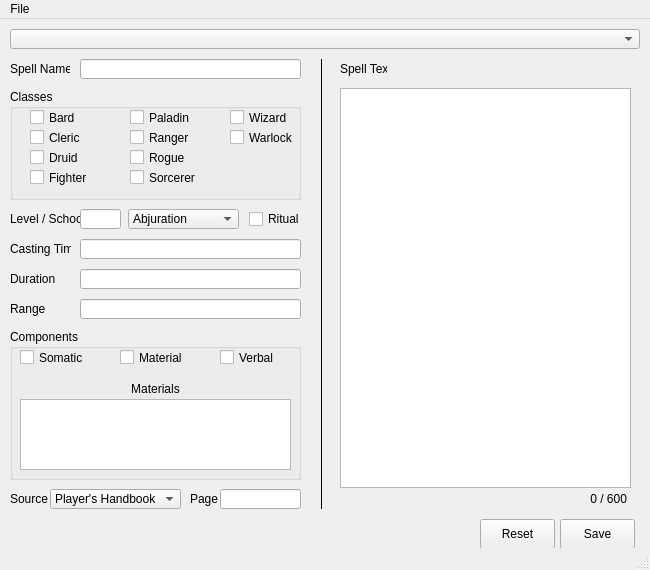
<?xml version="1.0" encoding="UTF-8"?>
<ui version="4.0">
 <class>MainWindow</class>
 <widget class="QMainWindow" name="MainWindow">
  <property name="geometry">
   <rect>
    <x>0</x>
    <y>0</y>
    <width>650</width>
    <height>570</height>
   </rect>
  </property>
  <property name="windowTitle">
   <string>D&amp;D Spell Card Editor</string>
  </property>
  <widget class="QWidget" name="centralwidget">
   <widget class="QGroupBox" name="group_classes">
    <property name="geometry">
     <rect>
      <x>10</x>
      <y>70</y>
      <width>291</width>
      <height>111</height>
     </rect>
    </property>
    <property name="title">
     <string>Classes</string>
    </property>
    <widget class="QCheckBox" name="class_bard">
     <property name="geometry">
      <rect>
       <x>20</x>
       <y>20</y>
       <width>70</width>
       <height>17</height>
      </rect>
     </property>
     <property name="text">
      <string>Bard</string>
     </property>
    </widget>
    <widget class="QCheckBox" name="class_cleric">
     <property name="geometry">
      <rect>
       <x>20</x>
       <y>40</y>
       <width>70</width>
       <height>17</height>
      </rect>
     </property>
     <property name="text">
      <string>Cleric</string>
     </property>
    </widget>
    <widget class="QCheckBox" name="class_druid">
     <property name="geometry">
      <rect>
       <x>20</x>
       <y>60</y>
       <width>70</width>
       <height>17</height>
      </rect>
     </property>
     <property name="text">
      <string>Druid</string>
     </property>
    </widget>
    <widget class="QCheckBox" name="class_fighter">
     <property name="geometry">
      <rect>
       <x>20</x>
       <y>80</y>
       <width>70</width>
       <height>17</height>
      </rect>
     </property>
     <property name="text">
      <string>Fighter</string>
     </property>
    </widget>
    <widget class="QCheckBox" name="class_paladin">
     <property name="geometry">
      <rect>
       <x>120</x>
       <y>20</y>
       <width>70</width>
       <height>17</height>
      </rect>
     </property>
     <property name="text">
      <string>Paladin</string>
     </property>
    </widget>
    <widget class="QCheckBox" name="class_ranger">
     <property name="geometry">
      <rect>
       <x>120</x>
       <y>40</y>
       <width>70</width>
       <height>17</height>
      </rect>
     </property>
     <property name="text">
      <string>Ranger</string>
     </property>
    </widget>
    <widget class="QCheckBox" name="class_sorcerer">
     <property name="geometry">
      <rect>
       <x>120</x>
       <y>80</y>
       <width>70</width>
       <height>17</height>
      </rect>
     </property>
     <property name="text">
      <string>Sorcerer</string>
     </property>
    </widget>
    <widget class="QCheckBox" name="class_wizard">
     <property name="geometry">
      <rect>
       <x>220</x>
       <y>20</y>
       <width>70</width>
       <height>17</height>
      </rect>
     </property>
     <property name="text">
      <string>Wizard</string>
     </property>
    </widget>
    <widget class="QCheckBox" name="class_warlock">
     <property name="geometry">
      <rect>
       <x>220</x>
       <y>40</y>
       <width>70</width>
       <height>17</height>
      </rect>
     </property>
     <property name="text">
      <string>Warlock</string>
     </property>
    </widget>
    <widget class="QCheckBox" name="class_rogue">
     <property name="geometry">
      <rect>
       <x>120</x>
       <y>60</y>
       <width>70</width>
       <height>17</height>
      </rect>
     </property>
     <property name="text">
      <string>Rogue</string>
     </property>
    </widget>
   </widget>
   <widget class="QLabel" name="label_spell_name">
    <property name="geometry">
     <rect>
      <x>10</x>
      <y>40</y>
      <width>60</width>
      <height>20</height>
     </rect>
    </property>
    <property name="text">
     <string>Spell Name</string>
    </property>
   </widget>
   <widget class="QLineEdit" name="spell_name">
    <property name="geometry">
     <rect>
      <x>80</x>
      <y>40</y>
      <width>221</width>
      <height>20</height>
     </rect>
    </property>
   </widget>
   <widget class="QLabel" name="label_spell_level">
    <property name="geometry">
     <rect>
      <x>10</x>
      <y>190</y>
      <width>71</width>
      <height>20</height>
     </rect>
    </property>
    <property name="text">
     <string>Level / School</string>
    </property>
   </widget>
   <widget class="QComboBox" name="spell_school">
    <property name="geometry">
     <rect>
      <x>128</x>
      <y>190</y>
      <width>111</width>
      <height>20</height>
     </rect>
    </property>
    <item>
     <property name="text">
      <string>Abjuration</string>
     </property>
    </item>
    <item>
     <property name="text">
      <string>Conjuration</string>
     </property>
    </item>
    <item>
     <property name="text">
      <string>Divination</string>
     </property>
    </item>
    <item>
     <property name="text">
      <string>Enchantment</string>
     </property>
    </item>
    <item>
     <property name="text">
      <string>Evocation</string>
     </property>
    </item>
    <item>
     <property name="text">
      <string>lllusion</string>
     </property>
    </item>
    <item>
     <property name="text">
      <string>Necromancy</string>
     </property>
    </item>
    <item>
     <property name="text">
      <string>Transmutation</string>
     </property>
    </item>
   </widget>
   <widget class="QLineEdit" name="spell_level">
    <property name="geometry">
     <rect>
      <x>80</x>
      <y>190</y>
      <width>41</width>
      <height>20</height>
     </rect>
    </property>
   </widget>
   <widget class="QCheckBox" name="spell_ritual">
    <property name="geometry">
     <rect>
      <x>249</x>
      <y>190</y>
      <width>51</width>
      <height>20</height>
     </rect>
    </property>
    <property name="text">
     <string>Ritual</string>
    </property>
   </widget>
   <widget class="QLineEdit" name="spell_casting_time">
    <property name="geometry">
     <rect>
      <x>80</x>
      <y>220</y>
      <width>221</width>
      <height>20</height>
     </rect>
    </property>
   </widget>
   <widget class="QLabel" name="label_casting_time">
    <property name="geometry">
     <rect>
      <x>10</x>
      <y>220</y>
      <width>61</width>
      <height>20</height>
     </rect>
    </property>
    <property name="text">
     <string>Casting Time</string>
    </property>
   </widget>
   <widget class="QLabel" name="label_duration">
    <property name="geometry">
     <rect>
      <x>10</x>
      <y>250</y>
      <width>61</width>
      <height>20</height>
     </rect>
    </property>
    <property name="text">
     <string>Duration</string>
    </property>
   </widget>
   <widget class="QLineEdit" name="spell_duration">
    <property name="geometry">
     <rect>
      <x>80</x>
      <y>250</y>
      <width>221</width>
      <height>20</height>
     </rect>
    </property>
   </widget>
   <widget class="QLineEdit" name="spell_range">
    <property name="geometry">
     <rect>
      <x>80</x>
      <y>280</y>
      <width>221</width>
      <height>20</height>
     </rect>
    </property>
   </widget>
   <widget class="QLabel" name="label_range">
    <property name="geometry">
     <rect>
      <x>10</x>
      <y>280</y>
      <width>61</width>
      <height>20</height>
     </rect>
    </property>
    <property name="text">
     <string>Range</string>
    </property>
   </widget>
   <widget class="QGroupBox" name="group_components">
    <property name="geometry">
     <rect>
      <x>10</x>
      <y>310</y>
      <width>291</width>
      <height>151</height>
     </rect>
    </property>
    <property name="title">
     <string>Components</string>
    </property>
    <widget class="QCheckBox" name="component_somatic">
     <property name="geometry">
      <rect>
       <x>10</x>
       <y>20</y>
       <width>70</width>
       <height>17</height>
      </rect>
     </property>
     <property name="text">
      <string>Somatic</string>
     </property>
    </widget>
    <widget class="QCheckBox" name="component_verbal">
     <property name="geometry">
      <rect>
       <x>210</x>
       <y>20</y>
       <width>70</width>
       <height>17</height>
      </rect>
     </property>
     <property name="text">
      <string>Verbal</string>
     </property>
    </widget>
    <widget class="QCheckBox" name="component_material">
     <property name="geometry">
      <rect>
       <x>110</x>
       <y>20</y>
       <width>70</width>
       <height>17</height>
      </rect>
     </property>
     <property name="text">
      <string>Material</string>
     </property>
    </widget>
    <widget class="QPlainTextEdit" name="text_materials">
     <property name="geometry">
      <rect>
       <x>10</x>
       <y>70</y>
       <width>271</width>
       <height>71</height>
      </rect>
     </property>
    </widget>
    <widget class="QLabel" name="label_materials">
     <property name="geometry">
      <rect>
       <x>10</x>
       <y>50</y>
       <width>271</width>
       <height>20</height>
      </rect>
     </property>
     <property name="text">
      <string>Materials</string>
     </property>
     <property name="alignment">
      <set>Qt::AlignCenter</set>
     </property>
    </widget>
   </widget>
   <widget class="QLabel" name="label_source">
    <property name="geometry">
     <rect>
      <x>10</x>
      <y>470</y>
      <width>47</width>
      <height>20</height>
     </rect>
    </property>
    <property name="text">
     <string>Source</string>
    </property>
   </widget>
   <widget class="QLabel" name="label_page">
    <property name="geometry">
     <rect>
      <x>190</x>
      <y>470</y>
      <width>47</width>
      <height>20</height>
     </rect>
    </property>
    <property name="text">
     <string>Page</string>
    </property>
   </widget>
   <widget class="QComboBox" name="source">
    <property name="geometry">
     <rect>
      <x>50</x>
      <y>470</y>
      <width>131</width>
      <height>20</height>
     </rect>
    </property>
    <item>
     <property name="text">
      <string>Player's Handbook</string>
     </property>
    </item>
    <item>
     <property name="text">
      <string>Elemental Evil</string>
     </property>
    </item>
   </widget>
   <widget class="QLineEdit" name="source_page">
    <property name="geometry">
     <rect>
      <x>220</x>
      <y>470</y>
      <width>81</width>
      <height>20</height>
     </rect>
    </property>
   </widget>
   <widget class="Line" name="line">
    <property name="geometry">
     <rect>
      <x>320</x>
      <y>40</y>
      <width>3</width>
      <height>450</height>
     </rect>
    </property>
    <property name="frameShadow">
     <enum>QFrame::Plain</enum>
    </property>
    <property name="orientation">
     <enum>Qt::Vertical</enum>
    </property>
   </widget>
   <widget class="QPlainTextEdit" name="spell_text">
    <property name="geometry">
     <rect>
      <x>340</x>
      <y>69</y>
      <width>291</width>
      <height>400</height>
     </rect>
    </property>
   </widget>
   <widget class="QLabel" name="spell_text_length">
    <property name="geometry">
     <rect>
      <x>556</x>
      <y>470</y>
      <width>71</width>
      <height>20</height>
     </rect>
    </property>
    <property name="text">
     <string>0 / 600</string>
    </property>
    <property name="alignment">
     <set>Qt::AlignRight|Qt::AlignTrailing|Qt::AlignVCenter</set>
    </property>
   </widget>
   <widget class="QPushButton" name="button_save">
    <property name="geometry">
     <rect>
      <x>560</x>
      <y>500</y>
      <width>75</width>
      <height>30</height>
     </rect>
    </property>
    <property name="text">
     <string>Save</string>
    </property>
   </widget>
   <widget class="QPushButton" name="button_reset">
    <property name="geometry">
     <rect>
      <x>480</x>
      <y>500</y>
      <width>75</width>
      <height>30</height>
     </rect>
    </property>
    <property name="text">
     <string>Reset</string>
    </property>
   </widget>
   <widget class="QLabel" name="label_spell_text">
    <property name="geometry">
     <rect>
      <x>340</x>
      <y>40</y>
      <width>47</width>
      <height>20</height>
     </rect>
    </property>
    <property name="text">
     <string>Spell Text</string>
    </property>
   </widget>
   <widget class="QComboBox" name="spell_list">
    <property name="geometry">
     <rect>
      <x>10</x>
      <y>10</y>
      <width>630</width>
      <height>20</height>
     </rect>
    </property>
   </widget>
  </widget>
  <widget class="QMenuBar" name="menubar">
   <property name="geometry">
    <rect>
     <x>0</x>
     <y>0</y>
     <width>650</width>
     <height>21</height>
    </rect>
   </property>
   <widget class="QMenu" name="menuFile">
    <property name="title">
     <string>File</string>
    </property>
    <addaction name="actionLoad_Spells"/>
    <addaction name="actionSave_Spells"/>
    <addaction name="separator"/>
    <addaction name="actionQuit"/>
   </widget>
   <addaction name="menuFile"/>
  </widget>
  <widget class="QStatusBar" name="statusbar"/>
  <action name="actionLoad_Spells">
   <property name="text">
    <string>Load Spells</string>
   </property>
  </action>
  <action name="actionSave_Spells">
   <property name="text">
    <string>Save Spells</string>
   </property>
  </action>
  <action name="actionQuit">
   <property name="text">
    <string>Quit</string>
   </property>
  </action>
 </widget>
 <resources/>
 <connections/>
</ui>
